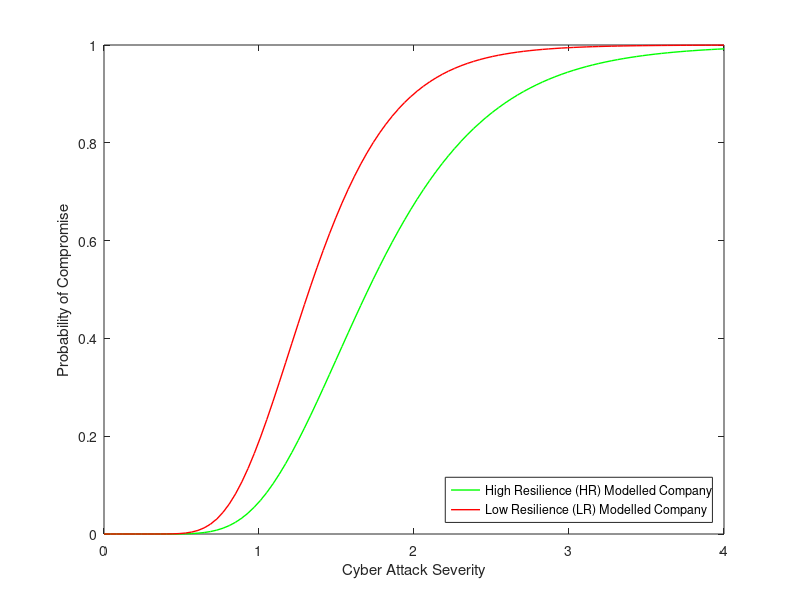

Source code (MATLAB): (Note: this script raises an error after producing the figure.)
% Adam Lewis 3rd Year Individual Project

% MATLAB script to generate fragility curves using
% Log Normal Cumulative Distribution Function from mean
% and standard deviation obtained from discrete model

% This script is used to generate 2 curves:
% Company B: High Resilience Modelled Company from simulated model inputs
% Company C: Low Resilience Modelled Company from simulated model inputs

m_norm_B = 1.8146;    % High resilience Modelled Company Normalised & scaled mean
s_norm_B = 0.6609;    % High resilience Modelled Company Normalised std deviation
m_norm_C = 1.3954;    % Low Resilience Modelled Company Normalised & scaled mean
s_norm_C = 0.4591;    % Low Resilience Modelled Company Normalised std deviation

% Convert mean and std to beta/theta for companies B and C
beta_B = sqrt(log(1 + (s_norm_B/m_norm_B)^2));
theta_B = m_norm_B * exp(-0.5 * beta_B^2);
beta_C = sqrt(log(1 + (s_norm_C/m_norm_C)^2));
theta_C = m_norm_C * exp(-0.5 * beta_C^2);

% Define intensity measure X
x = linspace(0, 4, 100);

% Use normcdf to generate fragility curves
P_CompanyB = normcdf((log(x / theta_B)) / beta_B);
P_CompanyC = normcdf((log(x / theta_C)) / beta_C);

% Plot fragility curves
figure;
plot(x, P_CompanyB, 'g-', 'LineWidth', 1); hold on;
plot(x, P_CompanyC, 'r-', 'LineWidth', 1);
xlabel('Cyber Attack Severity');
ylabel('Probability of Compromise');
set(gcf, 'Color', 'white');

% Create legend
leg = legend({'High Resilience (HR) Modelled Company', ...
              'Low Resilience (LR) Modelled Company'}, ...
             'Location','southeast');

% Text box for mean and SD input values
annotation_str = { ...
    sprintf('HR Inputs: m = %.4f, sd = %.4f', m_norm_B - 1, 1 - s_norm_B), ...
    sprintf('LR Inputs:  m = %.4f, sd = %.4f', m_norm_C - 1, 1 - s_norm_C)};

% Text box positioning
legPos = leg.Position;   % [left bottom width height]
textboxWidth  = 0.3;     % Adjust as needed
textboxHeight = 0.10;    % Adjust as needed
textboxLeft = legPos(1) + legPos(3) - textboxWidth -0.12;
textboxBottom = legPos(2) + legPos(4) + 0.02;  % small offset above legend

% Add text box to plot
annotation('textbox', [textboxLeft, textboxBottom, textboxWidth, textboxHeight], ...
           'String', annotation_str, ...
           'FitBoxToText', 'on', ...
           'EdgeColor', 'black', ...
           'BackgroundColor', 'white');

grid on;
hold off;

% Uncomment to save plot to local drive
% exportgraphics(gcf, 'myPlot.png', 'Resolution', 300);
